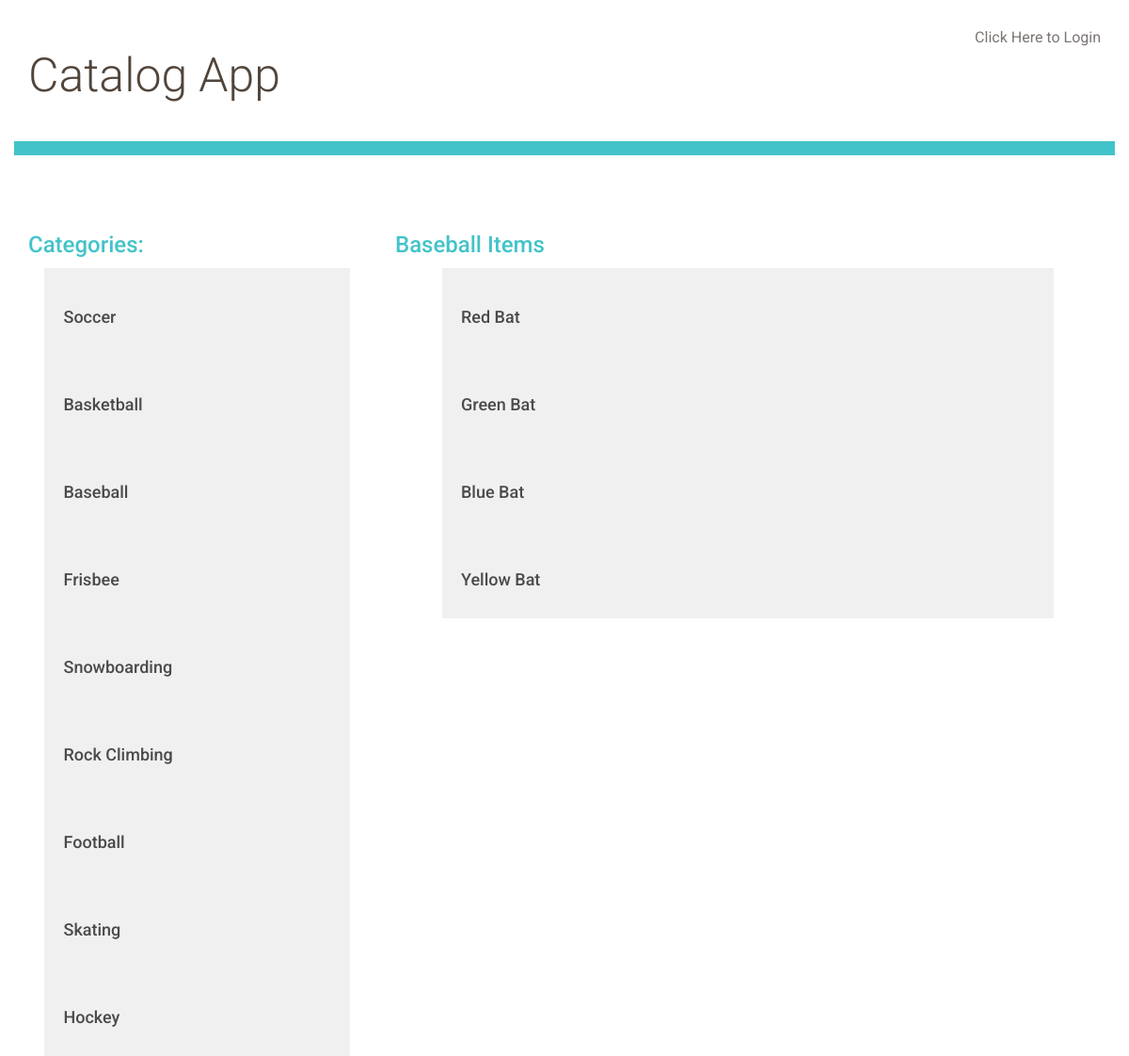
Screenshot of /category/3/items/ with the database file from the repository.
### database_setup.py (models this page shows, shortened)
class Category(Base):
    __tablename__ = 'category'
    id = Column(Integer, primary_key=True)
    name = Column(String(250), nullable=False)

class Item(Base):
    __tablename__ = 'item'
    id = Column(Integer, primary_key=True)
    title = Column(String(80), nullable=False)
    description = Column(String(250))
    category_id = Column(Integer, ForeignKey('category.id'))
    category = relationship(Category)
    user_id = Column(Integer, ForeignKey('user.id'))
    user = relationship(User)

### project.py (the view)
@app.route('/category/<int:category_id>/')
@app.route('/category/<int:category_id>/items/')
def showCategory(category_id):
    categories = getAllCategories()
    category = session.query(Category).filter_by(id=category_id).one()
    items = session.query(Item).filter_by(category_id=category_id).all()
    return render_template('category.html', categories = categories, items=items, category=category)

### project.py (called while the page is built)
def getAllCategories():
    categories = session.query(Category).all()
    return categories

### templates/category.html (shortened to what this page needs)
{% extends "main.html" %}
{% block content %}
{% include "header.html" %}
<div class="row">
	<div class="col-md-4">
		{% include 'categories.html' %}
	</div>
	<div class="col-md-8">
		<h2>{{ category.name }} Items</h2>
		{% for item in items %}
		<a href="{{url_for('showItem', item_id = item.id)}}">
			<div class="row">
				<div class="col-md-1"></div>
					<div class="col-md-10 restaurant-list">
						<h3>{{item.title}}</h3>
					</div>
				<div class="col-md-1"></div>
			</div>
		</a>
		{% endfor %}
	</div>
</div>
{% endblock %}

### templates/categories.html
<h2>Categories:</h2>
{% for category in categories %}
<a href="{{url_for('showCategory', category_id = category.id)}}">
	<div class="row">
		<div class="col-md-1"></div>
			<div class="col-md-10 restaurant-list">
				<h3>{{category.name}}</h3>
			</div>
		<div class="col-md-1"></div>
	</div>
</a>
{% endfor %}

### static/styles.css (style rules this page uses)
* { font-family: "Helvetica Neue Bold", Roboto, Helvetica, Arial, sans-serif; font-weight: 700; }
h2 { font-size: 24px; color: #42C3C9; line-height: 29px; }
h3 { font-size: 18px; color: #4A4A4A; line-height: 23px; }
a { font-size: 14px; color: #0093B9; line-height: 17px; }
.restaurant-list { background-color: #F0F0F0; padding: 20px; }

### rows the page displays
Category: name "Soccer"
Category: name "Basketball"
Category: name "Baseball"
Category: name "Frisbee"
Category: name "Snowboarding"
Category: name "Rock Climbing"
Category: name "Football"
Category: name "Skating"
Category: name "Hockey"
Item: title "Red Bat"
Item: title "Green Bat"
Item: title "Blue Bat"
Item: title "Yellow Bat"
